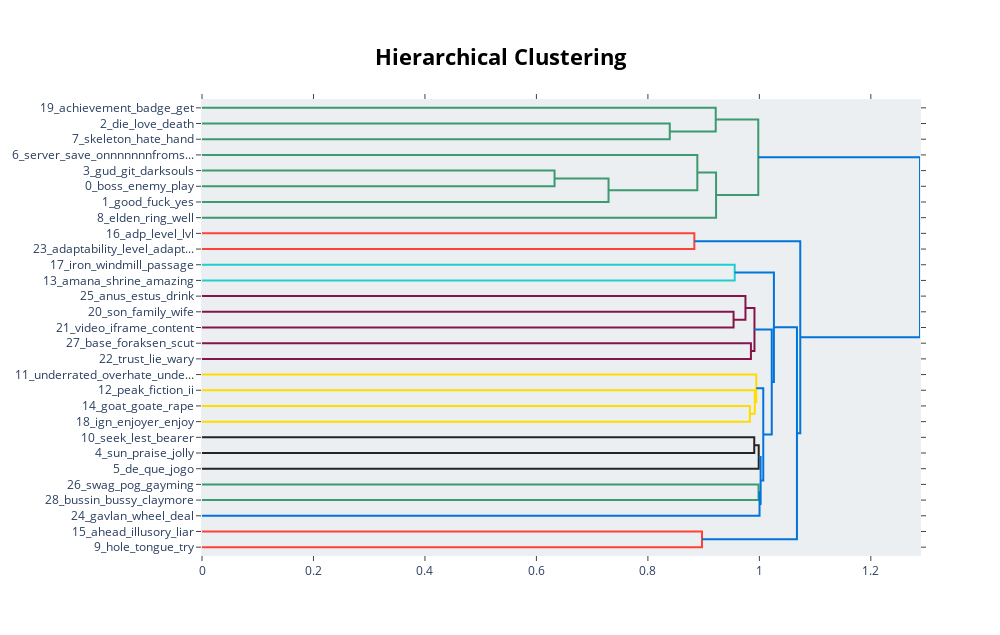

Write notebook code for a chart like this one.
### Code cell
topic_model.visualize_hierarchy()

### Figure 1 — Plotly figure (JSON) as saved in the notebook; plotly's stock layout.template omitted (floating-point values rounded to 4 significant figures)
{"data": [{"hoverinfo": "text", "marker": {"color": "rgb(61,153,112)"}, "mode": "lines", "type": "scatter", "x": [0, 0.8393, 0.8393, 0], "xaxis": "x", "y": [-15, -15, -25, -25], "yaxis": "y"}, {"hoverinfo": "text", "marker": {"color": "rgb(61,153,112)"}, "mode": "lines", "type": "scatter", "x": [0, 0.9217, 0.9217, 0.8393], "xaxis": "x", "y": [-5, -5, -20, -20], "yaxis": "y"}, {"hoverinfo": "text", "marker": {"color": "rgb(61,153,112)"}, "mode": "lines", "type": "scatter", "x": [0, 0.6325, 0.6325, 0], "xaxis": "x", "y": [-45, -45, -55, -55], "yaxis": "y"}, {"hoverinfo": "text", "marker": {"color": "rgb(61,153,112)"}, "mode": "lines", "type": "scatter", "x": [0.6325, 0.7294, 0.7294, 0], "xaxis": "x", "y": [-50, -50, -65, -65], "yaxis": "y"}, {"hoverinfo": "text", "marker": {"color": "rgb(61,153,112)"}, "mode": "lines", "type": "scatter", "x": [0, 0.8887, 0.8887, 0.7294], "xaxis": "x", "y": [-35, -35, -57.5, -57.5], "yaxis": "y"}, {"hoverinfo": "text", "marker": {"color": "rgb(61,153,112)"}, "mode": "lines", "type": "scatter", "x": [0.8887, 0.9223, 0.9223, 0], "xaxis": "x", "y": [-46.25, -46.25, -75, -75], "yaxis": "y"}, {"hoverinfo": "text", "marker": {"color": "rgb(61,153,112)"}, "mode": "lines", "type": "scatter", "x": [0.9217, 0.998, 0.998, 0.9223], "xaxis": "x", "y": [-12.5, -12.5, -60.62, -60.62], "yaxis": "y"}, {"hoverinfo": "text", "marker": {"color": "rgb(255,65,54)"}, "mode": "lines", "type": "scatter", "x": [0, 0.8833, 0.8833, 0], "xaxis": "x", "y": [-85, -85, -95, -95], "yaxis": "y"}, {"hoverinfo": "text", "marker": {"color": "rgb(35,205,205)"}, "mode": "lines", "type": "scatter", "x": [0, 0.9558, 0.9558, 0], "xaxis": "x", "y": [-105, -105, -115, -115], "yaxis": "y"}, {"hoverinfo": "text", "marker": {"color": "rgb(133,20,75)"}, "mode": "lines", "type": "scatter", "x": [0, 0.9537, 0.9537, 0], "xaxis": "x", "y": [-135, -135, -145, -145], "yaxis": "y"}, {"hoverinfo": "text", "marker": {"color": "rgb(133,20,75)"}, "mode": "lines", "type": "scatter", "x": [0, 0.975, 0.975, 0.9537], "xaxis": "x", "y": [-125, -125, -140, -140], "yaxis": "y"}, {"hoverinfo": "text", "marker": {"color": "rgb(133,20,75)"}, "mode": "lines", "type": "scatter", "x": [0, 0.9848, 0.9848, 0], "xaxis": "x", "y": [-155, -155, -165, -165], "yaxis": "y"}, {"hoverinfo": "text", "marker": {"color": "rgb(133,20,75)"}, "mode": "lines", "type": "scatter", "x": [0.975, 0.9912, 0.9912, 0.9848], "xaxis": "x", "y": [-132.5, -132.5, -160, -160], "yaxis": "y"}, {"hoverinfo": "text", "marker": {"color": "rgb(255,220,0)"}, "mode": "lines", "type": "scatter", "x": [0, 0.9829, 0.9829, 0], "xaxis": "x", "y": [-195, -195, -205, -205], "yaxis": "y"}, {"hoverinfo": "text", "marker": {"color": "rgb(255,220,0)"}, "mode": "lines", "type": "scatter", "x": [0, 0.9918, 0.9918, 0.9829], "xaxis": "x", "y": [-185, -185, -200, -200], "yaxis": "y"}, {"hoverinfo": "text", "marker": {"color": "rgb(255,220,0)"}, "mode": "lines", "type": "scatter", "x": [0, 0.9944, 0.9944, 0.9918], "xaxis": "x", "y": [-175, -175, -192.5, -192.5], "yaxis": "y"}, {"hoverinfo": "text", "marker": {"color": "rgb(40,35,35)"}, "mode": "lines", "type": "scatter", "x": [0, 0.9908, 0.9908, 0], "xaxis": "x", "y": [-215, -215, -225, -225], "yaxis": "y"}, {"hoverinfo": "text", "marker": {"color": "rgb(40,35,35)"}, "mode": "lines", "type": "scatter", "x": [0.9908, 0.9988, 0.9988, 0], "xaxis": "x", "y": [-220, -220, -235, -235], "yaxis": "y"}, {"hoverinfo": "text", "marker": {"color": "rgb(61,153,112)"}, "mode": "lines", "type": "scatter", "x": [0, 0.9985, 0.9985, 0], "xaxis": "x", "y": [-245, -245, -255, -255], "yaxis": "y"}, {"hoverinfo": "text", "marker": {"color": "rgb(0,116,217)"}, "mode": "lines", "type": "scatter", "x": [0.9985, 1.0, 1.0, 0], "xaxis": "x", "y": [-250, -250, -265, -265], "yaxis": "y"}, {"hoverinfo": "text", "marker": {"color": "rgb(0,116,217)"}, "mode": "lines", "type": "scatter", "x": [0.9988, 1.002, 1.002, 1.0], "xaxis": "x", "y": [-227.5, -227.5, -257.5, -257.5], "yaxis": "y"}, {"hoverinfo": "text", "marker": {"color": "rgb(0,116,217)"}, "mode": "lines", "type": "scatter", "x": [0.9944, 1.007, 1.007, 1.002], "xaxis": "x", "y": [-183.8, -183.8, -242.5, -242.5], "yaxis": "y"}, {"hoverinfo": "text", "marker": {"color": "rgb(0,116,217)"}, "mode": "lines", "type": "scatter", "x": [0.9912, 1.022, 1.022, 1.007], "xaxis": "x", "y": [-146.2, -146.2, -213.1, -213.1], "yaxis": "y"}, {"hoverinfo": "text", "marker": {"color": "rgb(0,116,217)"}, "mode": "lines", "type": "scatter", "x": [0.9558, 1.026, 1.026, 1.022], "xaxis": "x", "y": [-110, -110, -179.7, -179.7], "yaxis": "y"}, {"hoverinfo": "text", "marker": {"color": "rgb(255,65,54)"}, "mode": "lines", "type": "scatter", "x": [0, 0.8971, 0.8971, 0], "xaxis": "x", "y": [-275, -275, -285, -285], "yaxis": "y"}, {"hoverinfo": "text", "marker": {"color": "rgb(0,116,217)"}, "mode": "lines", "type": "scatter", "x": [1.026, 1.067, 1.067, 0.8971], "xaxis": "x", "y": [-144.8, -144.8, -280, -280], "yaxis": "y"}, {"hoverinfo": "text", "marker": {"color": "rgb(0,116,217)"}, "mode": "lines", "type": "scatter", "x": [0.8833, 1.073, 1.073, 1.067], "xaxis": "x", "y": [-90, -90, -212.4, -212.4], "yaxis": "y"}, {"hoverinfo": "text", "marker": {"color": "rgb(0,116,217)"}, "mode": "lines", "type": "scatter", "x": [0.998, 1.288, 1.288, 1.073], "xaxis": "x", "y": [-36.56, -36.56, -151.2, -151.2], "yaxis": "y"}], "layout": {"autosize": false, "height": 635, "hoverlabel": {"bgcolor": "white", "font": {"family": "Rockwell", "size": 16}}, "hovermode": "closest", "plot_bgcolor": "#ECEFF1", "showlegend": false, "title": {"font": {"color": "Black", "size": 22}, "text": "<b>Hierarchical Clustering</b>", "x": 0.5, "xanchor": "center", "yanchor": "top"}, "width": 1000, "xaxis": {"mirror": "allticks", "rangemode": "tozero", "showgrid": false, "showline": true, "showticklabels": true, "ticks": "outside", "type": "linear", "zeroline": false}, "yaxis": {"mirror": "allticks", "range": [-290, 0], "rangemode": "tozero", "showgrid": false, "showline": true, "showticklabels": true, "tickmode": "array", "ticks": "outside", "ticktext": ["19_achievement_badge_get", "2_die_love_death", "7_skeleton_hate_hand", "6_server_save_onnnnnnnfroms...", "3_gud_git_darksouls", "0_boss_enemy_play", "1_good_fuck_yes", "8_elden_ring_well", "16_adp_level_lvl", "23_adaptability_level_adapt...", "17_iron_windmill_passage", "13_amana_shrine_amazing", "25_anus_estus_drink", "20_son_family_wife", "21_video_iframe_content", "27_base_foraksen_scut", "22_trust_lie_wary", "11_underrated_overhate_unde...", "12_peak_fiction_ii", "14_goat_goate_rape", "18_ign_enjoyer_enjoy", "10_seek_lest_bearer", "4_sun_praise_jolly", "5_de_que_jogo", "26_swag_pog_gayming", "28_bussin_bussy_claymore", "24_gavlan_wheel_deal", "15_ahead_illusory_liar", "9_hole_tongue_try"], "tickvals": [-5, -15, -25, -35, -45, -55, -65, -75, -85, -95, -105, -115, -125, -135, -145, -155, -165, -175, -185, -195, -205, -215, -225, -235, -245, -255, -265, -275, -285], "type": "linear", "zeroline": false}}}
